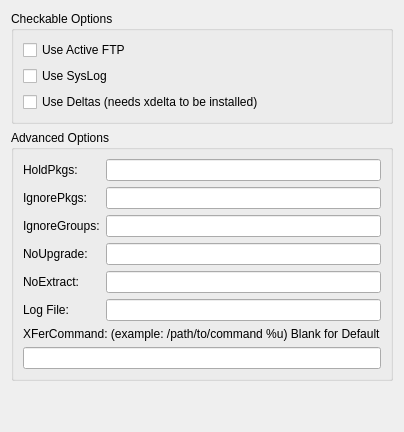
     <widget class="QWidget" name="Seite_2" >
      <layout class="QGridLayout" >
       <item row="0" column="0" >
        <widget class="QGroupBox" name="groupBox_2" >
         <property name="sizePolicy" >
          <sizepolicy vsizetype="Preferred" hsizetype="Preferred" >
           <horstretch>0</horstretch>
           <verstretch>0</verstretch>
          </sizepolicy>
         </property>
         <property name="title" >
          <string>Checkable Options</string>
         </property>
         <layout class="QGridLayout" >
          <item row="0" column="0" >
           <widget class="QCheckBox" name="noPassiveFtpBox" >
            <property name="text" >
             <string>Use Active FTP</string>
            </property>
           </widget>
          </item>
          <item row="2" column="0" >
           <widget class="QCheckBox" name="useDeltaBox" >
            <property name="text" >
             <string>Use Deltas (needs xdelta to be installed)</string>
            </property>
           </widget>
          </item>
          <item row="1" column="0" >
           <widget class="QCheckBox" name="sysLogBox" >
            <property name="text" >
             <string>Use SysLog</string>
            </property>
           </widget>
          </item>
         </layout>
        </widget>
       </item>
       <item row="1" column="0" >
        <widget class="QGroupBox" name="groupBox_3" >
         <property name="title" >
          <string>Advanced Options</string>
         </property>
         <layout class="QGridLayout" >
          <item row="0" column="0" >
           <layout class="QVBoxLayout" >
            <item>
             <layout class="QGridLayout" >
              <item row="0" column="0" >
               <widget class="QLabel" name="label" >
                <property name="text" >
                 <string>HoldPkgs:</string>
                </property>
               </widget>
              </item>
              <item row="0" column="1" >
               <widget class="QLineEdit" name="holdPkgLine" />
              </item>
              <item row="1" column="0" >
               <widget class="QLabel" name="label_2" >
                <property name="text" >
                 <string>IgnorePkgs:</string>
                </property>
               </widget>
              </item>
              <item row="1" column="1" >
               <widget class="QLineEdit" name="ignorePkgLine" />
              </item>
              <item row="2" column="0" >
               <widget class="QLabel" name="label_3" >
                <property name="text" >
                 <string>IgnoreGroups:</string>
                </property>
               </widget>
              </item>
              <item row="2" column="1" >
               <widget class="QLineEdit" name="ignoreGrpsLine" />
              </item>
              <item row="3" column="0" >
               <widget class="QLabel" name="label_4" >
                <property name="text" >
                 <string>NoUpgrade:</string>
                </property>
               </widget>
              </item>
              <item row="3" column="1" >
               <widget class="QLineEdit" name="noUpgradeLine" />
              </item>
              <item row="4" column="0" >
               <widget class="QLabel" name="label_5" >
                <property name="text" >
                 <string>NoExtract:</string>
                </property>
               </widget>
              </item>
              <item row="4" column="1" >
               <widget class="QLineEdit" name="noExtractLine" />
              </item>
              <item row="5" column="0" >
               <widget class="QLabel" name="label_20" >
                <property name="text" >
                 <string>Log File:</string>
                </property>
               </widget>
              </item>
              <item row="5" column="1" >
               <widget class="QLineEdit" name="logFileLine" />
              </item>
             </layout>
            </item>
            <item>
             <layout class="QVBoxLayout" >
              <item>
               <widget class="QLabel" name="label_6" >
                <property name="text" >
                 <string>XFerCommand: (example: /path/to/command %u) Blank for Default</string>
                </property>
               </widget>
              </item>
              <item>
               <widget class="QLineEdit" name="xFerCommandLine" />
              </item>
             </layout>
            </item>
           </layout>
          </item>
         </layout>
        </widget>
       </item>
       <item row="2" column="0" >
        <spacer>
         <property name="orientation" >
          <enum>Qt::Vertical</enum>
         </property>
         <property name="sizeHint" stdset="0" >
          <size>
           <width>20</width>
           <height>40</height>
          </size>
         </property>
        </spacer>
       </item>
      </layout>
     </widget>
